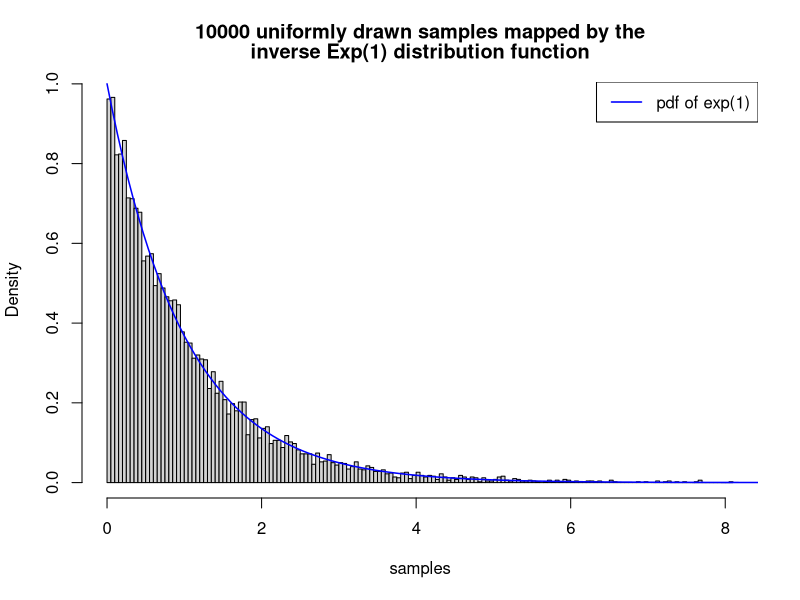

Generate this figure with R:
# Illustration of pseudo random generated number using the inverse method

sample_using_inverse_method <- function(n_samples, F_inverse) {
    # Returns n_samples from a random variable having the distribution function
    # F.

    # ARGS:
    # n_samples - Number of drawn samples.
    # F_inverse - Inverse function of the distribution function governing the
    # drawn samples.

    uniform_samples <- runif(n=n_samples, min=0, max=1)
    return (F_inverse(uniform_samples))
}


inverse_exponential_d <- function(x) -log(1 - x)

# Illustrate drawn samples having exp(1) distributions using the inverse
# method
N_SAMPLES = 10000
exponential_samples <- sample_using_inverse_method(N_SAMPLES,
                                                   inverse_exponential_d)
x_range <- seq(0, 20, length=300)

plot_title <- c('10000 uniformly drawn samples mapped by the',
                'inverse Exp(1) distribution function')
hist(exponential_samples, breaks=250, probability=TRUE, main=plot_title,
     xlab='samples')
lines(x_range, dexp(x_range, rate=1), col='blue', lwd=1.5)
legend('topright', c('pdf of exp(1)'), col='blue', lwd=1.5)
# dev.copy(png, 'pseudo_random_illustration.png')
# dev.off()
